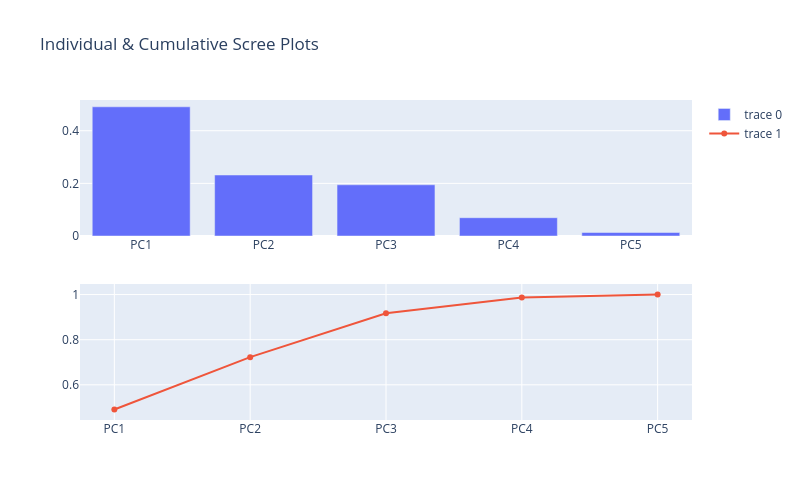

Source (notebook cell):
### Code cell
#View the Scree plot to identify the elbow in the curve based on the cumulative scores.
fig = make_subplots(rows=2, cols=1)
fig.add_trace(
    go.Bar(x=vardf['PrincipalComponent'], 
           y=vardf['Variance']), row=1, col=1,
)

fig.add_trace(
    go.Scatter(x=vardf['PrincipalComponent'], 
               y=vardf['CumulativeVariance']), row=2, col=1
)

fig.update_layout(height=500, width=800, title_text="Individual & Cumulative Scree Plots")
fig.show()

### Figure 1 — Plotly figure (JSON) as saved in the notebook; plotly's stock layout.template omitted (floating-point values rounded to 4 significant figures)
{"data": [{"type": "bar", "x": ["PC1", "PC2", "PC3", "PC4", "PC5"], "xaxis": "x", "y": [0.4909, 0.2317, 0.1946, 0.06951, 0.01331], "yaxis": "y"}, {"type": "scatter", "x": ["PC1", "PC2", "PC3", "PC4", "PC5"], "xaxis": "x2", "y": [0.4909, 0.7226, 0.9172, 0.9867, 1.0], "yaxis": "y2"}], "layout": {"height": 500, "title": {"text": "Individual & Cumulative Scree Plots"}, "width": 800, "xaxis": {"anchor": "y", "domain": [0, 1]}, "xaxis2": {"anchor": "y2", "domain": [0, 1]}, "yaxis": {"anchor": "x", "domain": [0.575, 1]}, "yaxis2": {"anchor": "x2", "domain": [0, 0.425]}}}
